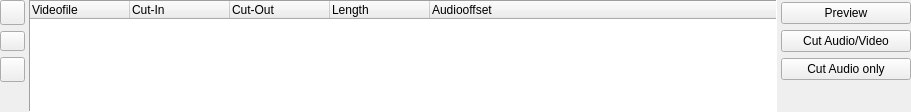
<ui version="4.0" >
 <author></author>
 <comment></comment>
 <exportmacro></exportmacro>
 <class>TTCutListWidget</class>
 <widget class="QWidget" name="TTCutListWidget" >
  <property name="geometry" >
   <rect>
    <x>0</x>
    <y>0</y>
    <width>911</width>
    <height>112</height>
   </rect>
  </property>
  <property name="minimumSize" >
   <size>
    <width>16</width>
    <height>104</height>
   </size>
  </property>
  <property name="windowTitle" >
   <string>Form</string>
  </property>
  <layout class="QGridLayout" >
   <property name="margin" >
    <number>0</number>
   </property>
   <property name="spacing" >
    <number>4</number>
   </property>
   <item rowspan="2" row="0" column="1" >
    <widget class="QTreeWidget" name="videoCutList" >
     <property name="minimumSize" >
      <size>
       <width>25</width>
       <height>20</height>
      </size>
     </property>
     <property name="focusPolicy" >
      <enum>Qt::StrongFocus</enum>
     </property>
     <property name="contextMenuPolicy" >
      <enum>Qt::CustomContextMenu</enum>
     </property>
     <property name="frameShape" >
      <enum>QFrame::Panel</enum>
     </property>
     <property name="rootIsDecorated" >
      <bool>false</bool>
     </property>
     <column>
      <property name="text" >
       <string>Videofile</string>
      </property>
     </column>
     <column>
      <property name="text" >
       <string>Cut-In</string>
      </property>
     </column>
     <column>
      <property name="text" >
       <string>Cut-Out</string>
      </property>
     </column>
     <column>
      <property name="text" >
       <string>Length</string>
      </property>
     </column>
     <column>
      <property name="text" >
       <string>Audiooffset</string>
      </property>
     </column>
    </widget>
   </item>
   <item row="0" column="2" >
    <layout class="QVBoxLayout" >
     <property name="margin" >
      <number>0</number>
     </property>
     <property name="spacing" >
      <number>4</number>
     </property>
     <item>
      <widget class="QPushButton" name="pbPreview" >
       <property name="minimumSize" >
        <size>
         <width>130</width>
         <height>0</height>
        </size>
       </property>
       <property name="text" >
        <string>Preview</string>
       </property>
       <property name="icon" >
        <iconset resource="cutlistwidget.qrc" >:/pixmaps/pixmaps/preview_18.xpm</iconset>
       </property>
      </widget>
     </item>
     <item>
      <widget class="QPushButton" name="pbCutAudioVideo" >
       <property name="minimumSize" >
        <size>
         <width>130</width>
         <height>0</height>
        </size>
       </property>
       <property name="text" >
        <string>Cut Audio/Video</string>
       </property>
       <property name="icon" >
        <iconset resource="cutlistwidget.qrc" >:/pixmaps/pixmaps/cutav_18.xpm</iconset>
       </property>
      </widget>
     </item>
     <item>
      <widget class="QPushButton" name="pbCutAudio" >
       <property name="minimumSize" >
        <size>
         <width>130</width>
         <height>0</height>
        </size>
       </property>
       <property name="text" >
        <string>Cut Audio only</string>
       </property>
       <property name="icon" >
        <iconset resource="cutlistwidget.qrc" >:/pixmaps/pixmaps/cutaudio_18.xpm</iconset>
       </property>
      </widget>
     </item>
    </layout>
   </item>
   <item row="0" column="0" >
    <layout class="QVBoxLayout" >
     <property name="margin" >
      <number>0</number>
     </property>
     <property name="spacing" >
      <number>6</number>
     </property>
     <item>
      <widget class="QPushButton" name="pbEntryUp" >
       <property name="sizePolicy" >
        <sizepolicy>
         <hsizetype>0</hsizetype>
         <vsizetype>0</vsizetype>
         <horstretch>0</horstretch>
         <verstretch>0</verstretch>
        </sizepolicy>
       </property>
       <property name="minimumSize" >
        <size>
         <width>25</width>
         <height>25</height>
        </size>
       </property>
       <property name="maximumSize" >
        <size>
         <width>25</width>
         <height>25</height>
        </size>
       </property>
       <property name="text" >
        <string/>
       </property>
       <property name="icon" >
        <iconset resource="cutlistwidget.qrc" >:/pixmaps/pixmaps/uparrow_18.xpm</iconset>
       </property>
      </widget>
     </item>
     <item>
      <widget class="QPushButton" name="pbEntryDelete" >
       <property name="sizePolicy" >
        <sizepolicy>
         <hsizetype>0</hsizetype>
         <vsizetype>0</vsizetype>
         <horstretch>0</horstretch>
         <verstretch>0</verstretch>
        </sizepolicy>
       </property>
       <property name="minimumSize" >
        <size>
         <width>25</width>
         <height>20</height>
        </size>
       </property>
       <property name="maximumSize" >
        <size>
         <width>25</width>
         <height>25</height>
        </size>
       </property>
       <property name="text" >
        <string/>
       </property>
       <property name="icon" >
        <iconset resource="cutlistwidget.qrc" >:/pixmaps/pixmaps/cancel_18.xpm</iconset>
       </property>
      </widget>
     </item>
     <item>
      <widget class="QPushButton" name="pbEntryDown" >
       <property name="sizePolicy" >
        <sizepolicy>
         <hsizetype>0</hsizetype>
         <vsizetype>0</vsizetype>
         <horstretch>0</horstretch>
         <verstretch>0</verstretch>
        </sizepolicy>
       </property>
       <property name="minimumSize" >
        <size>
         <width>25</width>
         <height>25</height>
        </size>
       </property>
       <property name="maximumSize" >
        <size>
         <width>25</width>
         <height>25</height>
        </size>
       </property>
       <property name="text" >
        <string/>
       </property>
       <property name="icon" >
        <iconset resource="cutlistwidget.qrc" >:/pixmaps/pixmaps/downarrow_18.xpm</iconset>
       </property>
      </widget>
     </item>
    </layout>
   </item>
   <item row="1" column="0" >
    <spacer>
     <property name="orientation" >
      <enum>Qt::Vertical</enum>
     </property>
     <property name="sizeHint" >
      <size>
       <width>20</width>
       <height>40</height>
      </size>
     </property>
    </spacer>
   </item>
   <item row="1" column="2" >
    <spacer>
     <property name="orientation" >
      <enum>Qt::Vertical</enum>
     </property>
     <property name="sizeHint" >
      <size>
       <width>20</width>
       <height>81</height>
      </size>
     </property>
    </spacer>
   </item>
  </layout>
 </widget>
 <pixmapfunction></pixmapfunction>
 <resources>
  <include location="cutlistwidget.qrc" />
 </resources>
 <connections/>
</ui>
